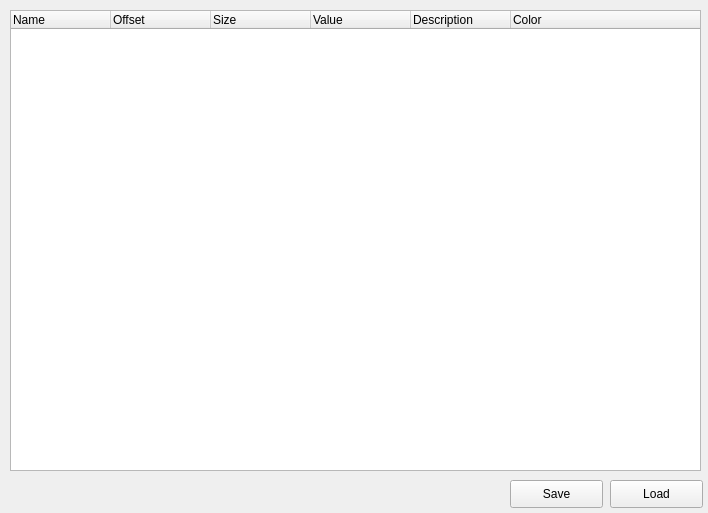
<?xml version="1.0" encoding="UTF-8"?>
<ui version="4.0">
    <class>Form</class>
    <widget class="QWidget" name="Form">
        <property name="geometry">
            <rect>
                <x>0</x>
                <y>0</y>
                <width>708</width>
                <height>513</height>
            </rect>
        </property>
        <property name="windowTitle">
            <string>Form</string>
        </property>
        <widget class="QTreeWidget" name="treeWidget">
            <property name="geometry">
                <rect>
                    <x>10</x>
                    <y>10</y>
                    <width>691</width>
                    <height>461</height>
                </rect>
            </property>
            <column>
                <property name="text">
                    <string>Name</string>
                </property>
            </column>
            <column>
                <property name="text">
                    <string>Offset</string>
                </property>
            </column>
            <column>
                <property name="text">
                    <string>Size</string>
                </property>
            </column>
            <column>
                <property name="text">
                    <string>Value</string>
                </property>
            </column>
            <column>
                <property name="text">
                    <string>Description</string>
                </property>
            </column>
            <column>
                <property name="text">
                    <string>Color</string>
                </property>
            </column>
        </widget>
        <widget class="QPushButton" name="pushButton">
            <property name="geometry">
                <rect>
                    <x>610</x>
                    <y>480</y>
                    <width>93</width>
                    <height>28</height>
                </rect>
            </property>
            <property name="text">
                <string>Load</string>
            </property>
        </widget>
        <widget class="QPushButton" name="pushButton_2">
            <property name="geometry">
                <rect>
                    <x>510</x>
                    <y>480</y>
                    <width>93</width>
                    <height>28</height>
                </rect>
            </property>
            <property name="text">
                <string>Save</string>
            </property>
        </widget>
    </widget>
    <resources/>
    <connections/>
</ui>
